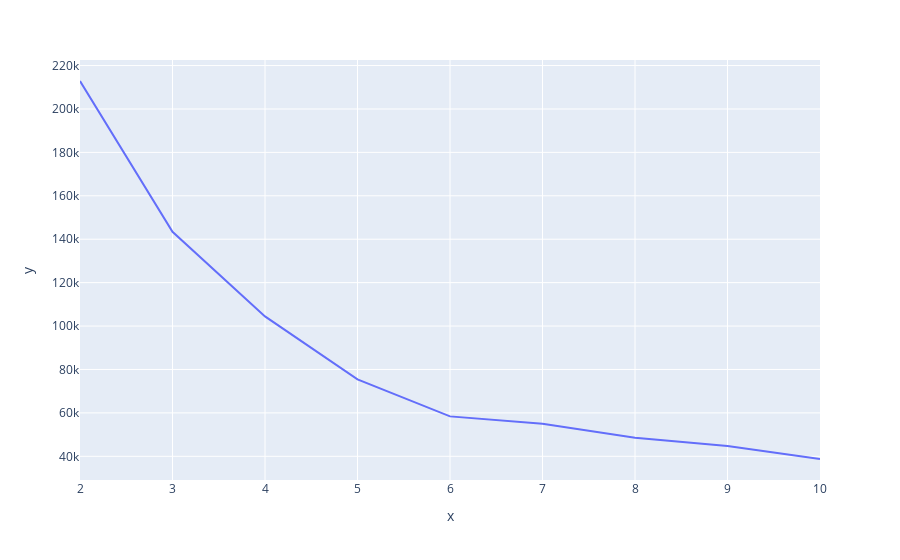

Notebook code for this chart:
### Code cell
import plotly.express as px
px.line(x=list(range(2, 11)), y=distance)

### Figure 1 — Plotly figure (JSON) as saved in the notebook; plotly's stock layout.template omitted (floating-point values rounded to 4 significant figures)
{"data": [{"hovertemplate": "x=%{x}<br>y=%{y}<extra></extra>", "legendgroup": "", "line": {"color": "#636efa", "dash": "solid"}, "marker": {"symbol": "circle"}, "mode": "lines", "name": "", "orientation": "v", "showlegend": false, "type": "scatter", "x": [2, 3, 4, 5, 6, 7, 8, 9, 10], "xaxis": "x", "y": [212900.0, 143400.0, 104400.0, 75410.0, 58390.0, 54950.0, 48520.0, 44720.0, 38760.0], "yaxis": "y"}], "layout": {"legend": {"tracegroupgap": 0}, "margin": {"t": 60}, "xaxis": {"anchor": "y", "domain": [0, 1], "title": {"text": "x"}}, "yaxis": {"anchor": "x", "domain": [0, 1], "title": {"text": "y"}}}}
